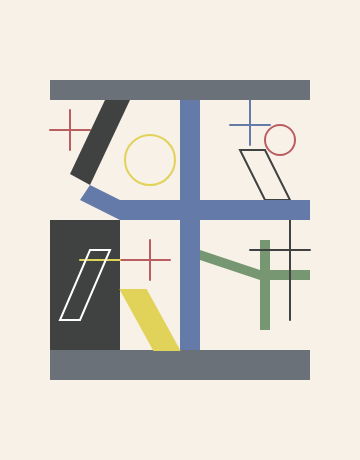
Frame 1 (no input)
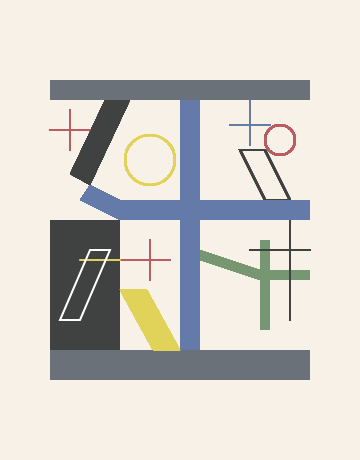
Frame 60 (no input)
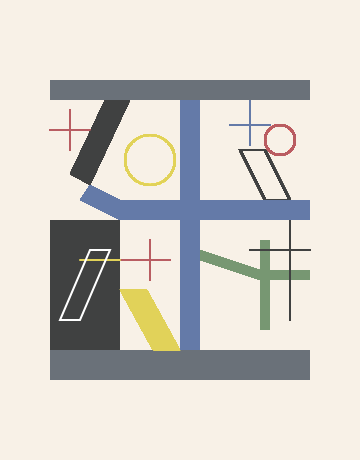
Frame 120 (the mouse pressed at the canvas centre since frame 60)

The p5.js sketch that drew these frames (run headless with seeded random() and noise() and a simulated clock; from frame 60 on, the mouse is pressed at the canvas centre):

// p5.js sketch
// ── sketch.js
  //colorpick
  var lightGrey='#6A7179';
  var darkGrey='#404141';
  var Blue='#647AA8';
  var Green='#779772';
  var Red='#B95D62';
  var Canvas='#F8F1E7';
  var Black='#1F201B';
  var Yellow='#E1D259';

function setup() {
  createCanvas(360,460);
  background(Canvas);
  strokeWeight(2);
  
}

function draw() {
  //redline
  stroke(Red);
  line(50,130,90,130);
  line(70,110,70,150);
  line(120,260,170,260);
  line(150,240,150,280);
  noFill();
  ellipse(280,140,30,30);
  
  //blueline
  stroke(Blue);
  line(230,125,270,125);
  line(250,100,250,145);
  
 
 //greenboxes
 fill(Green);
 noStroke();
 rect(260,240,10,90);
 rect(270,270,40,10);
 quad(200,250,260,270,260,280,200,260);
 
  //greyline
  stroke(darkGrey);
  noFill();
  quad(240,150,265,150,290,200,265,200);
  line(290,220,290,320);
  line(250,250,310,250);
  
  //lightgreyboxes
  noStroke();
  fill(lightGrey);
  rect(50,80,260,20);
  rect(50,350,260,30);
  
  
  //blueboxes
  fill(Blue);
  rect(180,100,20,250);
  rect(120,200,190,20);
  quad(90,185,120,200,120,220,80,200);
  
  //darkgreyboxes
  fill(darkGrey);
  rect(50,220,70,130);
  quad(105,100,130,100,90,185,70,174);
  
  //yellowline
  stroke(Yellow);
  noFill();
  line(80,260,120,260);
  ellipse(150,160,50,50);
  
  //yellowbox
  fill(Yellow);
  quad(121,290,146,290,179,350,154,350);
  
  //whitebox
  stroke('white');
  noFill();
  quad(90,250,110,250,80,320,60,320);
  
  
  
 

  
}
